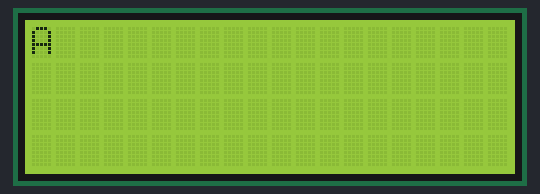
This sketch was run on a simulated Arduino Uno, built with avr-gcc and run on an emulated ATmega328P. Parts: 20×4 character LCD.

Above: at 0.16 s.
At 6.04 s:
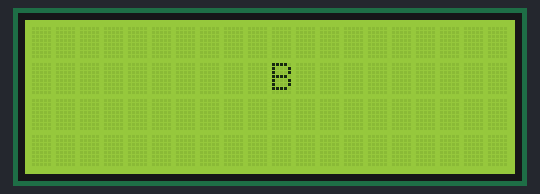
At 10.29 s:
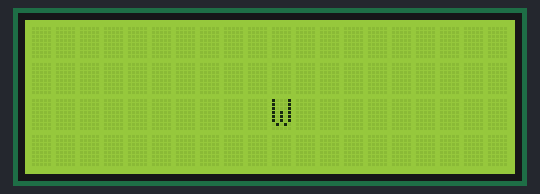
At 19.81 s:
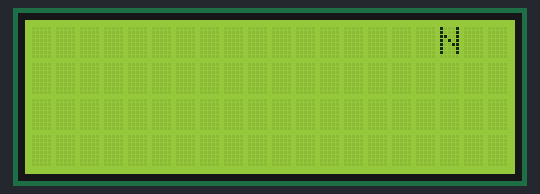
At 29.73 s:
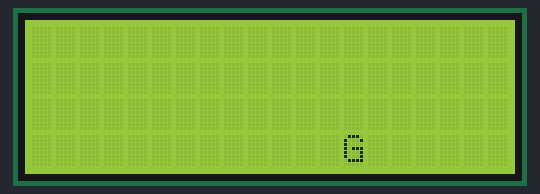
At 39.45 s:
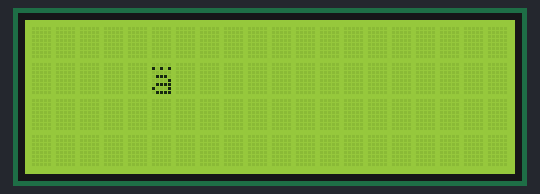

The sketch:

ViikkoTeht_v_3-13.3.ino
```cpp
#include <LiquidCrystal.h>
#define u8 uint8_t

constexpr u8 MAGIC_PIN = A0;
constexpr u8 MAX_LETTER_COUNT = 28;
constexpr u8 FIRST_CUSTOM_CHAR_INDEX = 26;
constexpr u8 SCREEN_WIDTH = 20;
constexpr u8 TOTAL_SCREEN_SIZE = SCREEN_WIDTH*4;

struct Vec2u8
{
  u8 x;
  u8 y;
};

constexpr byte swedishLetterA[8] = {
  B00000,
  B10101,
  B00000,
  B01110,
  B00001,
  B01111,
  B10001,
  B01111
};

constexpr byte letterO[8] = {
  B00000,
  B10101,
  B00000,
  B01110,
  B10001,
  B10001,
  B10001,
  B01110
};

const int rs = 8, en = 7, d4 = 6, d5 = 5, d6 = 4, d7 = 3;
LiquidCrystal lcd(rs, en, d4, d5, d6, d7);
Vec2u8 currentPosition = {0, 0};
u8 iterator = 0;
u8 iteratorChar = 0;

Vec2u8 indexToScreenPosition(u8 index)
{
  Vec2u8 result{};
  result.x = index % SCREEN_WIDTH;
  result.y = index / SCREEN_WIDTH;
  return result;
}

void setup()
{
  Serial.begin(9600);
  lcd.begin(20, 4);
  lcd.setCursor(currentPosition.x, currentPosition.y);
  lcd.createChar(0, swedishLetterA);
  lcd.createChar(1, letterO);
}

void loop()
{
  lcd.clear();
  // calc position
  currentPosition = indexToScreenPosition(iterator);

  int tempVal = currentPosition.y % 4;
  if (tempVal == 1 || tempVal == 3)
  {
    currentPosition.x = SCREEN_WIDTH - 1 - currentPosition.x;
  }


  lcd.setCursor(currentPosition.x, currentPosition.y);

  if (iteratorChar >= FIRST_CUSTOM_CHAR_INDEX)
  {
    lcd.write(byte(iteratorChar - FIRST_CUSTOM_CHAR_INDEX));
  }
  else
  {
    const char charToWrite = 65 + (iteratorChar % 26); // Restart from A after Z
    lcd.write(charToWrite);
  }
  iteratorChar = (iteratorChar + 1) % MAX_LETTER_COUNT;
  iterator = (iterator + 1) % TOTAL_SCREEN_SIZE;
  delay(200);
}
```
